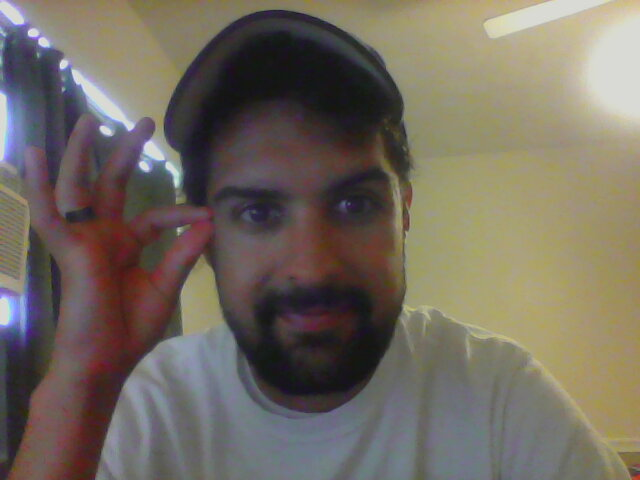
#> input picture detecting_and_tracking/input.jpg, 640 x 480 px, given in place of the camera
$ python detecting_faces.py
#> lines starting #> are read from the running program, lines starting #| are printed output that depends on the picture
import cv2
import numpy as np

face_cascade = cv2.CascadeClassifier('/home/westley/pycharm_projects/opencv_py/haarcascades/haarcascade_frontalface_alt.xml')

cap = cv2.VideoCapture(0)
scaling_factor = 0.5

while True:
    ret, frame = cap.read()
#> frame is the input picture: shape (480, 640, 3); mean B, G, R 95.7, 106.8, 115.1
    frame = cv2.resize(frame, None, fx=scaling_factor, fy=scaling_factor, interpolation=cv2.INTER_AREA)
#> frame: shape (240, 320, 3)
    gray = cv2.cvtColor(frame, cv2.COLOR_BGR2GRAY)
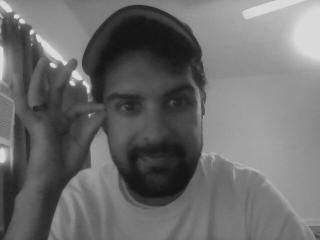
#> gray: shape (240, 320); min 19, max 226, mean 108.1

    face_rects = face_cascade.detectMultiScale(gray, 1.3, 5)
#> face_rects = [[87, 52, 129, 129]]
    for (x, y, w, h) in face_rects:
        cv2.rectangle(frame, (x, y), (x+w, y+h), (0, 255, 0), 3)
#> this loop made 1 pass
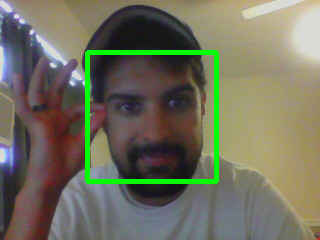
#> frame: shape (240, 320, 3); mean B, G, R 93.2, 112.5, 112.2

    cv2.imshow('Face Detector', frame)

    c = cv2.waitKey(1)
#> (key Esc is pressed here)
    if c == 27:
        break
cap.release()
cv2.destroyAllWindows()

$ run again, on detecting_and_tracking/left_ear.jpg
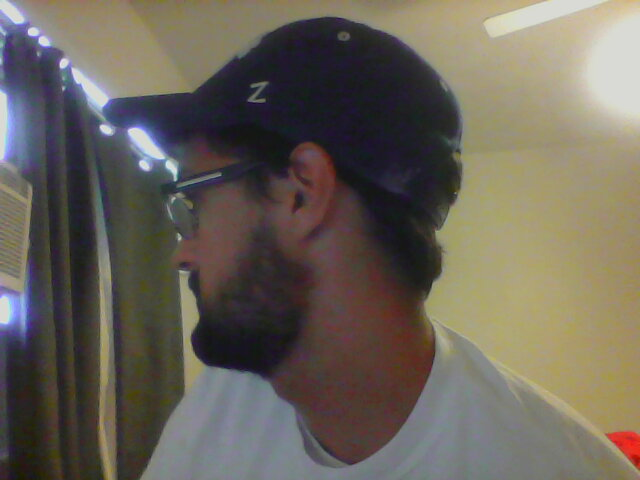
#> input picture detecting_and_tracking/left_ear.jpg, 640 x 480 px, given in place of the camera
#> frame is the input picture: shape (480, 640, 3); mean B, G, R 89, 99.4, 106
#> frame: shape (240, 320, 3)
#> `gray = cv2.cvtColor(frame, cv2.COLOR_BGR2GRAY)`:
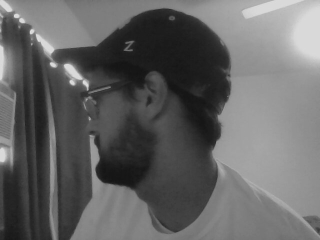
#> gray: shape (240, 320); min 20, max 222, mean 100.3
#> face_rects = ()

$ run again, on detecting_and_tracking/right_ear.jpg
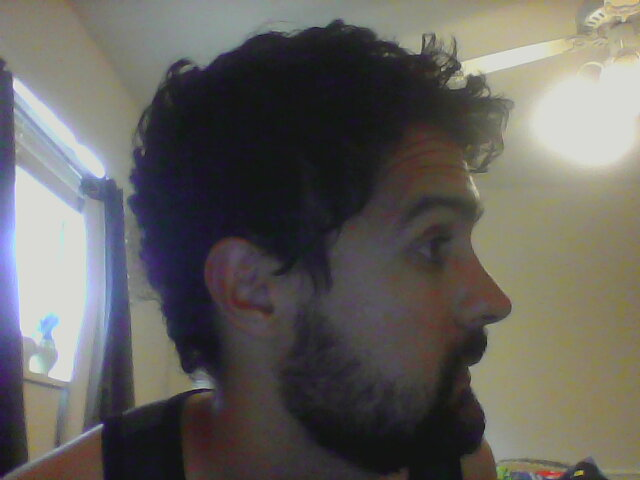
#> input picture detecting_and_tracking/right_ear.jpg, 640 x 480 px, given in place of the camera
#> frame is the input picture: shape (480, 640, 3); mean B, G, R 93.4, 97.7, 100.2
#> frame: shape (240, 320, 3)
#> `gray = cv2.cvtColor(frame, cv2.COLOR_BGR2GRAY)`:
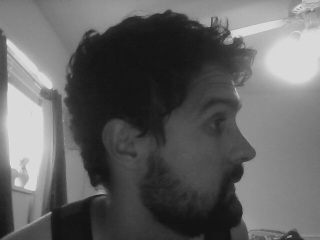
#> gray: shape (240, 320); min 18, max 223, mean 98.1
#> face_rects = ()
